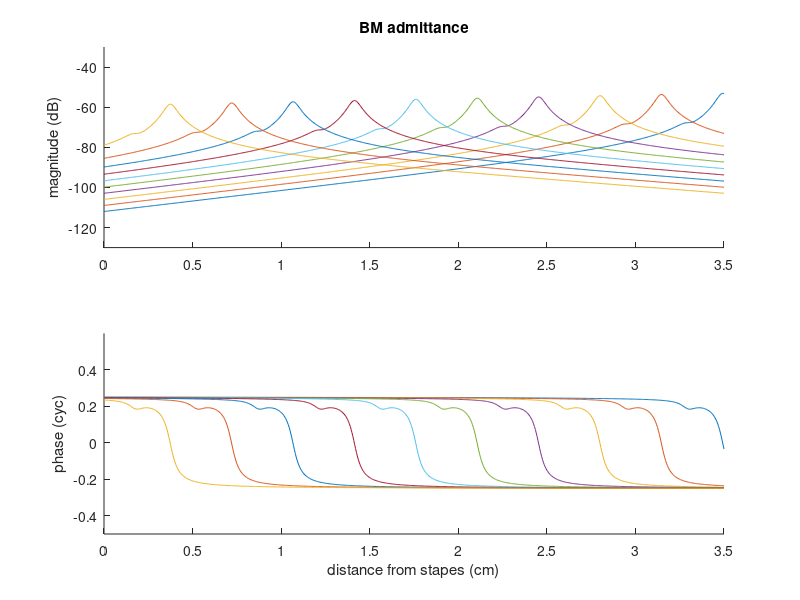
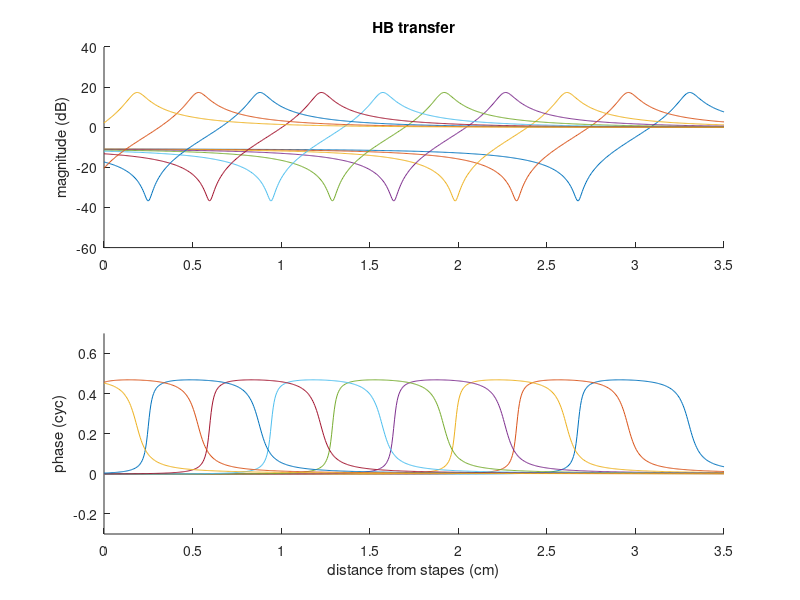

The MATLAB source for these figures, in order:
% two-chamber cochlear model

function admit
L=3.5;
mpfrm(1,[0 L -130 -30],[0 L -0.5 0.6],'BM admittance');
mpfrm(2,[0 L -60   40],[0 L -0.3 0.7],'HB transfer');
% loop over 10 frequencies
for fi=0:9
   f=400*(sqrt(2)^fi);
   % initialize arrays
   [x,y,h]=mxfill(f);
   % plot data
   mpplt(1,x,y(:,1));
   mpplt(2,x,h(:,1));
   drawnow;
end
return

function [x,y,h]=mxfill(f)
% set parameter values
n=701; xl=3.5;g=0;
% compute admittance for all x
x=transpose(linspace(0,xl,n));
s=2i*pi*f;
[z1,z2,zc,za]=imped(x,s);
w=[1 1];
y=zeros(n,2);
for k=1:n
    zack=zc(k)-g*za(k);
    zk=[z1(k)+zack -zack;-zc(k) z2(k)+zc(k)];
    wk=diag(w);
    y(k,:)=[1 0]*(zk\wk);
end
h=z2./(z2+zc); % HB
return

function [z1,z2,zc,za]=imped(x,s)
% set parameter values
k1o=1e9; r1o=800; m1o=0.15; k1e=-1.2; r1e=-0.2; m1e=0.8; w1=1;
k2o=4e6; r2o=4;  m2o=0.003; k2e=-1.2; r2e=-0.2; m2e=0.8; w2=1;
kco=1e7; rco=16;            kce=-1.2; rce=-0.2;
kao=3.6e7; rao=48;          kae=-1.2; rae=-0.2;
% compute impedance for all x
z1=k1o*exp(k1e*x)/s+r1o*exp(r1e*x)+m1o*exp(m1e*x)*s;
z2=k2o*exp(k2e*x)/s+r2o*exp(r2e*x)+m2o*exp(m2e*x)*s;
zc=kco*exp(kce*x)/s+rco*exp(rce*x);
za=kao*exp(kae*x)/s+rao*exp(rae*x);
return

function mpfrm(n,lim1,lim2,lab)
mglab='magnitude (dB)';
phlab='phase (cyc)';
x_lab='distance from stapes (cm)';
figure(n);clf
subplot(211);hold on;axis(lim1);
title(lab);
ylabel(mglab);
subplot(212);hold on;axis(lim2);
xlabel(x_lab);
ylabel(phlab);
return

function mpplt(n,x,y)
figure(n);
mg=20*log10(max(1e-9,abs(y)));
ph=unwrap(angle(y))/(2*pi);
subplot(211);plot(x,mg);
subplot(212);plot(x,ph);
return
